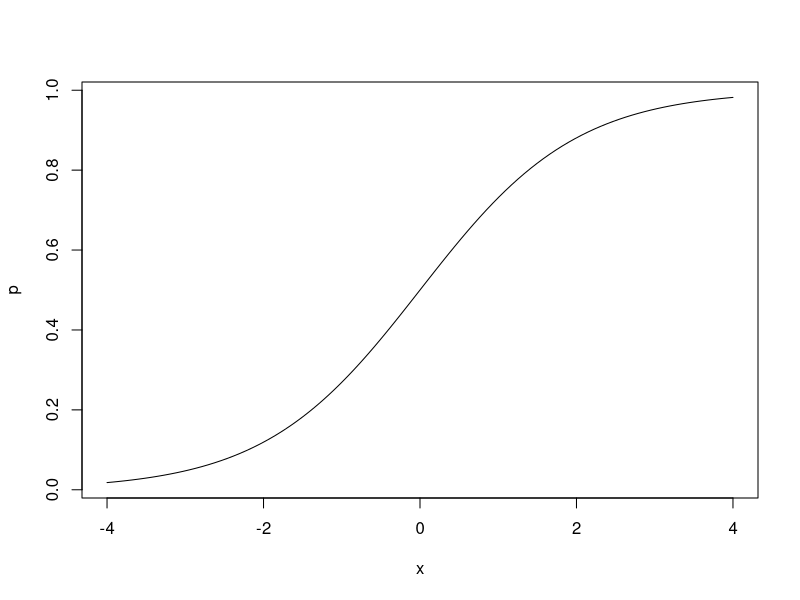
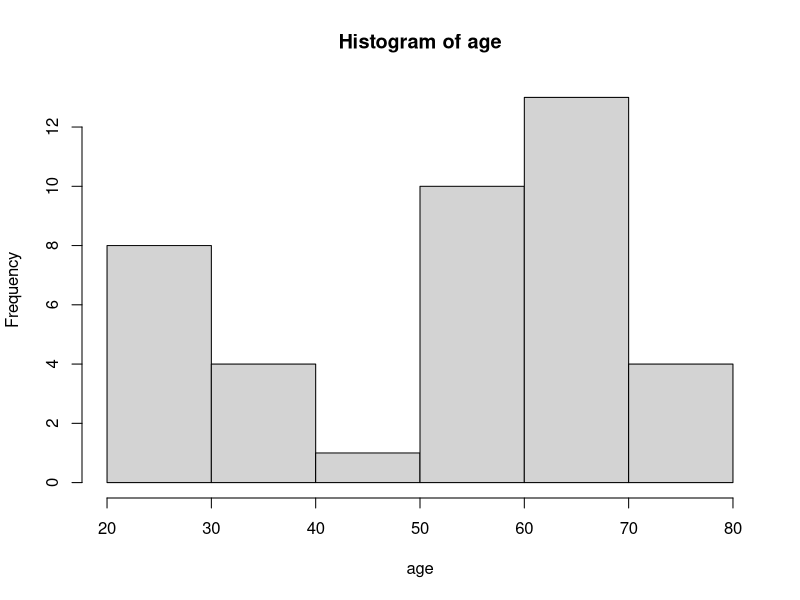
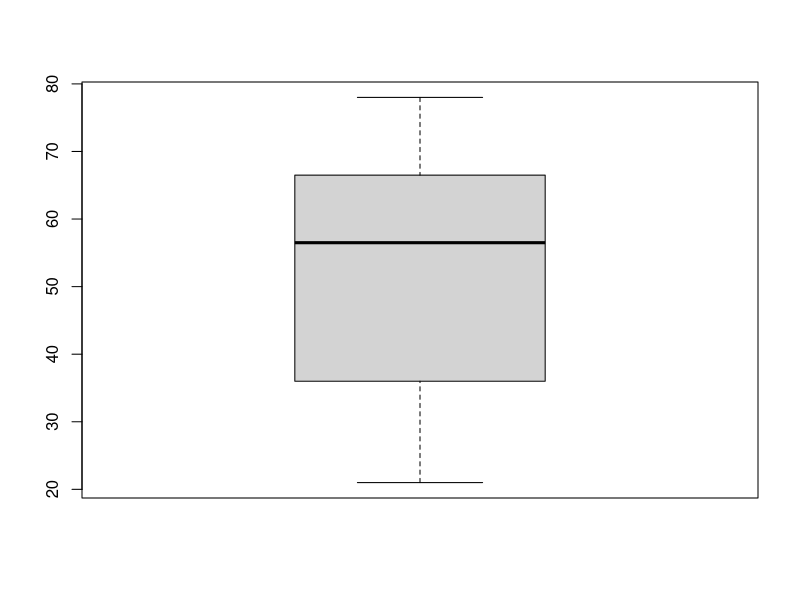
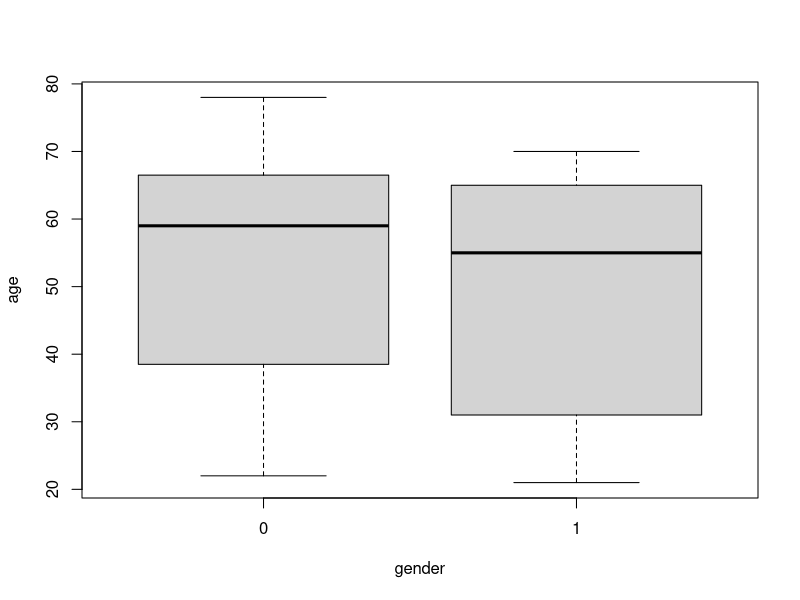
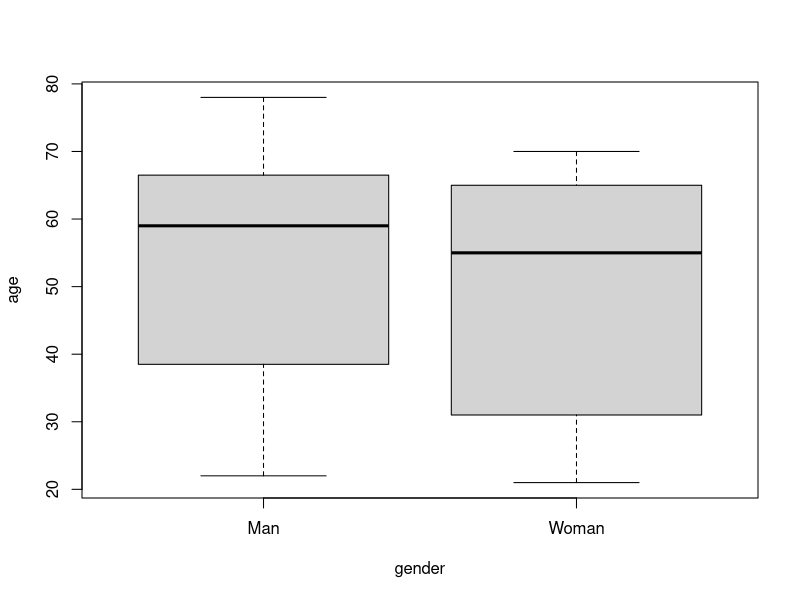
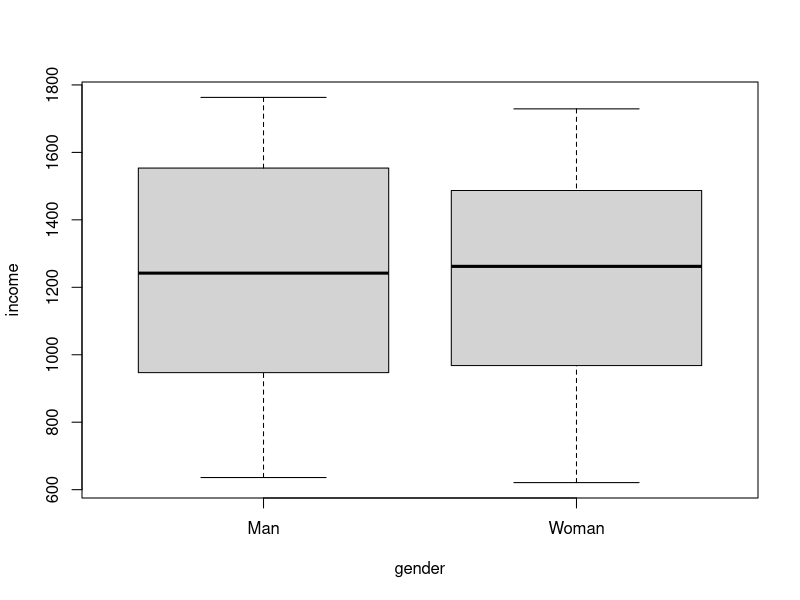
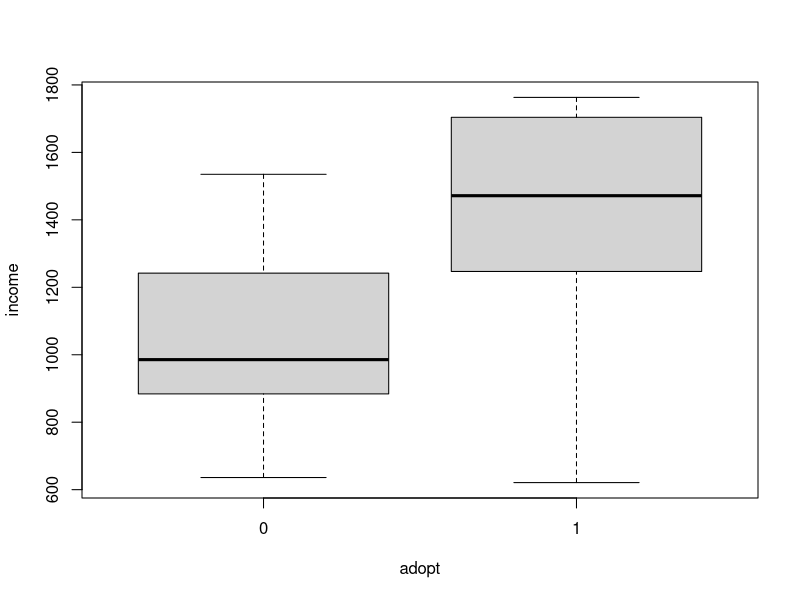
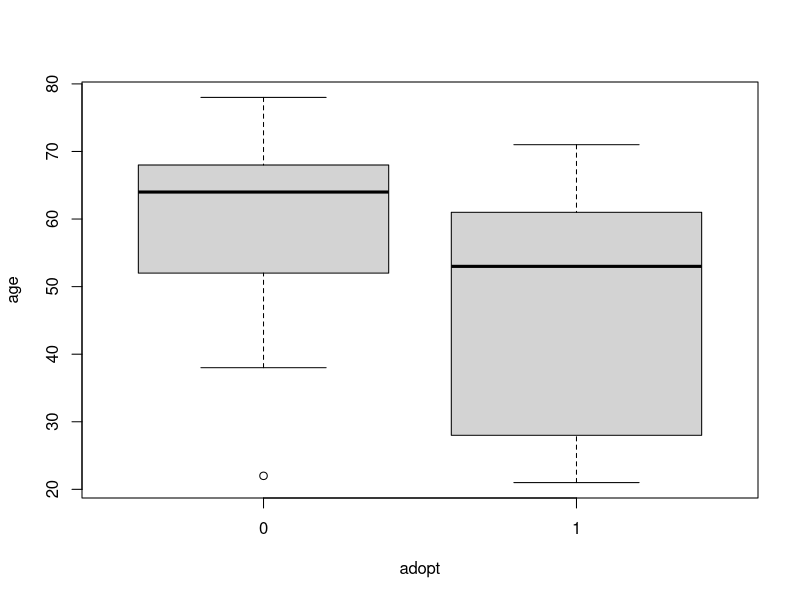

These figures' R source, in order:
# ..................................
# ..................................
# Logistic regression
# here we simulate data
# we generate data and use age, gender, and income 
# as covariates
x = seq(-4, 4, length.out = 100)
p = 1/(1 + exp(-x))
plot(x, p, type = "l")

n = 40

set.seed(1149)
gender = sample(c(0,1), size = n, replace = TRUE)
set.seed(1148)
age = round(runif(n, 18, 80))
set.seed(1150)
income = round(runif(n, 500, 1800))
hist(age)
boxplot(age)
boxplot(age ~ gender)

# get the probabilities based on the variables generated
xb = -3 + (3.5 * gender) + (-0.2 * age) + (0.01 * income)

p = 1/(1 + exp(-xb))

adopt = rbinom(n, size = 1, prob = p)

gender = ifelse(gender == 0, "Man", "Woman")

# boxplots
boxplot(age ~ gender)

boxplot(income ~ gender)

boxplot(income ~ adopt)

boxplot(age ~ adopt)

dat = data.frame(adopt,
                 gender,
                 age, 
                 income)

mod = glm(adopt ~ ., data = dat, family = "binomial")

summary(mod)

# we compute null log-likelihood and log-lik from the model
llnull = mod$null.deviance/-2
llproposed = mod$deviance/-2

## McFadden's Pseudo R^2 = [ LL(Null) - LL(Proposed) ] / LL(Null)
(llnull - llproposed) / llnull

#write.csv(dat, "data/variety-adoption.csv", row.names = FALSE)


